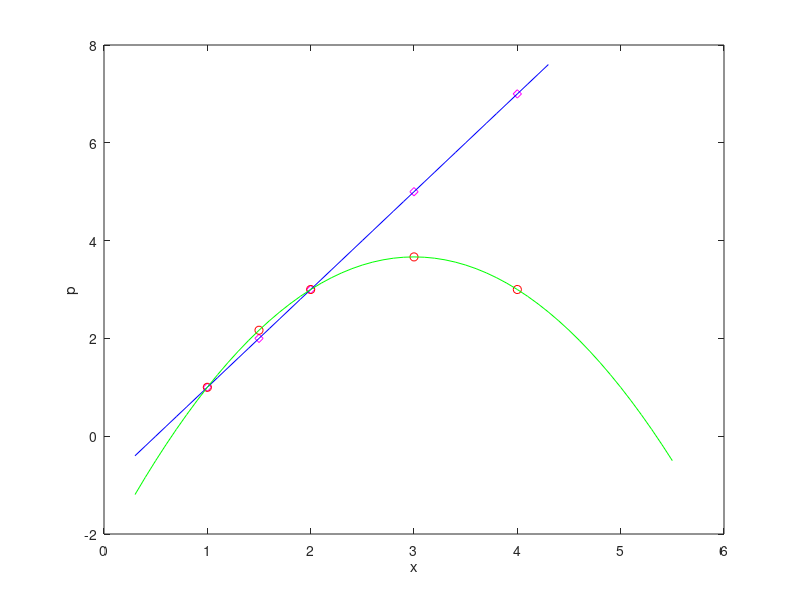

MATLAB code for this plot: (Note: this script raises an error after producing the figure.)
% Example 10.1 -- Figure 10.2

clf
x1 = [1,1.5,2,3,4]; x2 = x1;
c1 = [2,-1]; 
c2 = [-2,12,-7]/3;
y1 = c1(1)*x1 + c1(2);
y2 = c2(1)*x2 .* x2 + c2(2)*x2 + c2(3);
xx1 = .3:.1:4.3;
zz1 = c1(1)*xx1 + c1(2);
xx2 = .3:.1:5.5;
zz2 = c2(1)*xx2 .* xx2 + c2(2)*xx2 + c2(3);

plot(x1,y1,'md',x2,y2,'ro',xx1,zz1,'b',xx2,zz2,'g')
hold on
xlabel('x')
ylabel('p')
gtext('p_1(x) = 2x-1')
gtext('p_2(x) = (-2x^2+12x-7)/3')